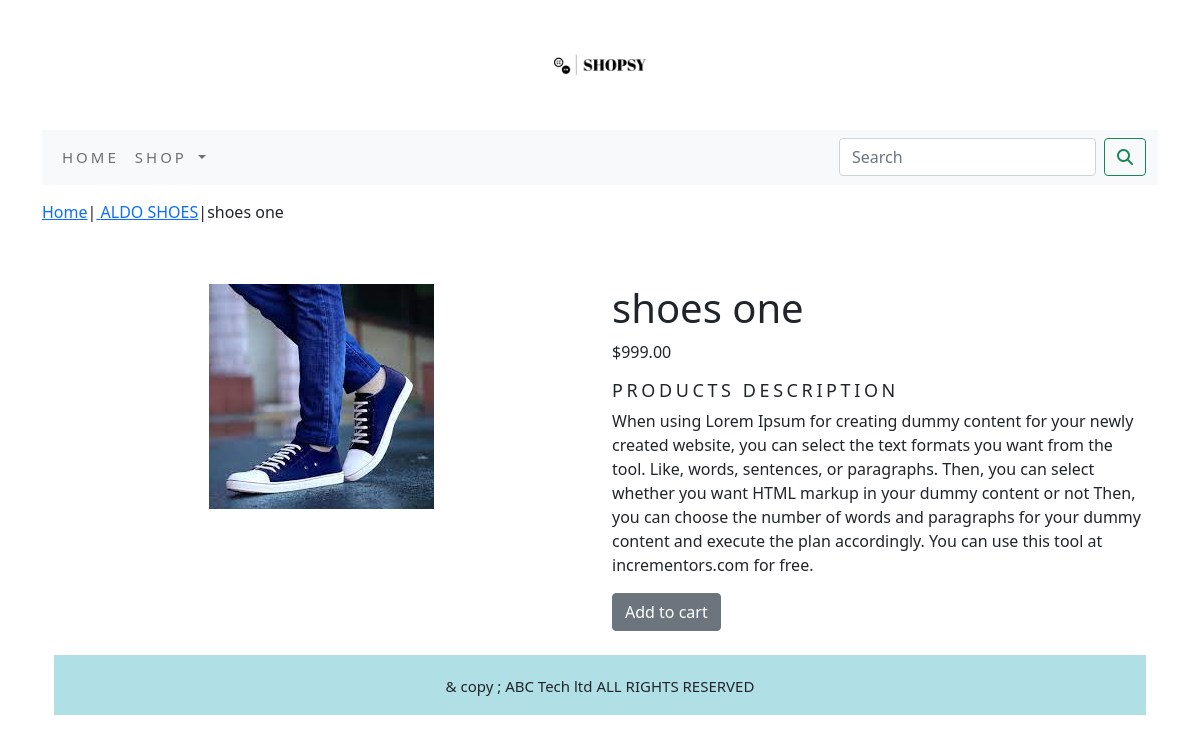
The app's page /aldo-shoes/shoes-one/ with its own data.
### ecomapp/models.py (models this page shows, shortened)
class Product(models.Model):
    name = models.CharField(max_length=200, unique=True)
    slug = models.SlugField(max_length=200, unique=True)
    description = models.TextField(blank=True)
    price = models.DecimalField(max_digits=10, decimal_places=2)
    category = models.ForeignKey(Category, on_delete=models.CASCADE)
    image = models.ImageField(upload_to='Product', blank=True)
    stock = models.IntegerField()
    available = models.BooleanField(default=True)
    created = models.DateTimeField(auto_now_add=True)
    updated = models.DateTimeField(auto_now=True)
    class Meta:
        ordering = ('name',)
        verbose_name = 'Product'
        verbose_name_plural = 'Products'

class Category(models.Model):
    name = models.CharField(max_length=200, unique=True)
    slug = models.SlugField(max_length=200, unique=True)
    description = models.TextField(blank=True)
    image = models.ImageField(upload_to='Category', blank=True)
    class Meta:
        ordering = ('name',)
        verbose_name = 'Category'
        verbose_name_plural = 'Categories'
    def get_url(self):
        return reverse('ecomapp:Products_by_Category', args=[self.slug])
    def __str__(self):
        return '{}'.format(self.name)

### ecomapp/views.py (the view)
# urls.py: path('<slug:category_slug>/<slug:product_slug>/', views.proDetail, name='proDetail'),
def proDetail(request, category_slug, product_slug):
    try:
        product = Product.objects.get(category__slug=category_slug, slug=product_slug)
    except Exception as e:
        raise e
    return render(request, "product.html", {'product': product})

### cart/context_processors.py (called while the page is built)
def counter(request):
    item_count = 0
    if 'admin' in request.path:
        return {}
    else:
        try:
            cart = Cart.objects.filter(cart_id=cart_id2(request))
            cart_items = CartItem.objects.all().filter(cart=cart[:1])
            for cart_item in cart_items:
                item_count += cart_item.quantity
        except Cart.DoesNotExist:
            item_count = 0
    return dict(item_count=item_count)

### cart/views.py (called while the page is built)
def cart_id2(request):
    cart = request.session.session_key
    if not cart:
        cart = request.session.create()
    return cart

### ecomapp/context_processors.py (called while the page is built)
def menu_links(request):
    links = Category.objects.all()
    return dict(links=links)

### template/product.html (shortened to what this page needs)
{% extends 'base.html' %}
{% load static %}
{% block content %}
<div class="row my_prod_row_class">
    <div class="mx_auto">
    <p>
        <a href="{% url 'ecomapp:AllProductCategory' %}">Home</a>|<a href="{{product.category.get_url}}">
        {{product.category}}</a>|{{product.name}}
    </p>
    </div>
</div>
<div class="container">
    <br>
    <div class="row">
        <div class="col-12 col-sm-12 col-md-12 col-lg-6 text-center "  >
            <div style="min-width:18rem">
                <img src="{{product.image.url}}" alt="{{product.name}}">
            </div>
        </div>
        <div class="col-12 col-sm-12 col-md-12 col-lg-6 ">
            <div>
                <h1 class="my_pro_title">{{product.name}}</h1>
                 <p>${{product.price}}</p>
                 <h5 class="my_title">Products Description</h5>
                 <p class="text-justify my_pro_text">{{product.description}}</p>
                 {% if product.stock <= 0 %}
                 <p class="text-justify my_pro_text"><b>Out Of Stock</b></p>
                 {% else %}
                 <a class="btn btn-secondary" href="{% url 'cart:add_cart' product.id %}">Add to cart</a>
                 {% endif %}
            </div>
        </div>
    </div>
</div>
{% endblock %}

### static/css/custom.css (style rules this page uses)
.my_title { font-size:18px; text-transform:uppercase; letter-spacing:.2em; }
.my_prod_row_class { padding-top:15px; padding-bottom:20px; }

### records on screen
Product: category "ALDO SHOES", name "shoes one", image (picture), price "999.00", description "When using Lorem Ipsum for creating dummy content for your newly created website, you can select the text formats you want from the tool. Like, words, sentences, or paragraphs. Then, you can select whether you want HTML markup in your dummy content or not Then, you can choose the number of words and paragraphs for your dummy content and execute the plan accordingly. You can use this tool at incrementors.com for free."
